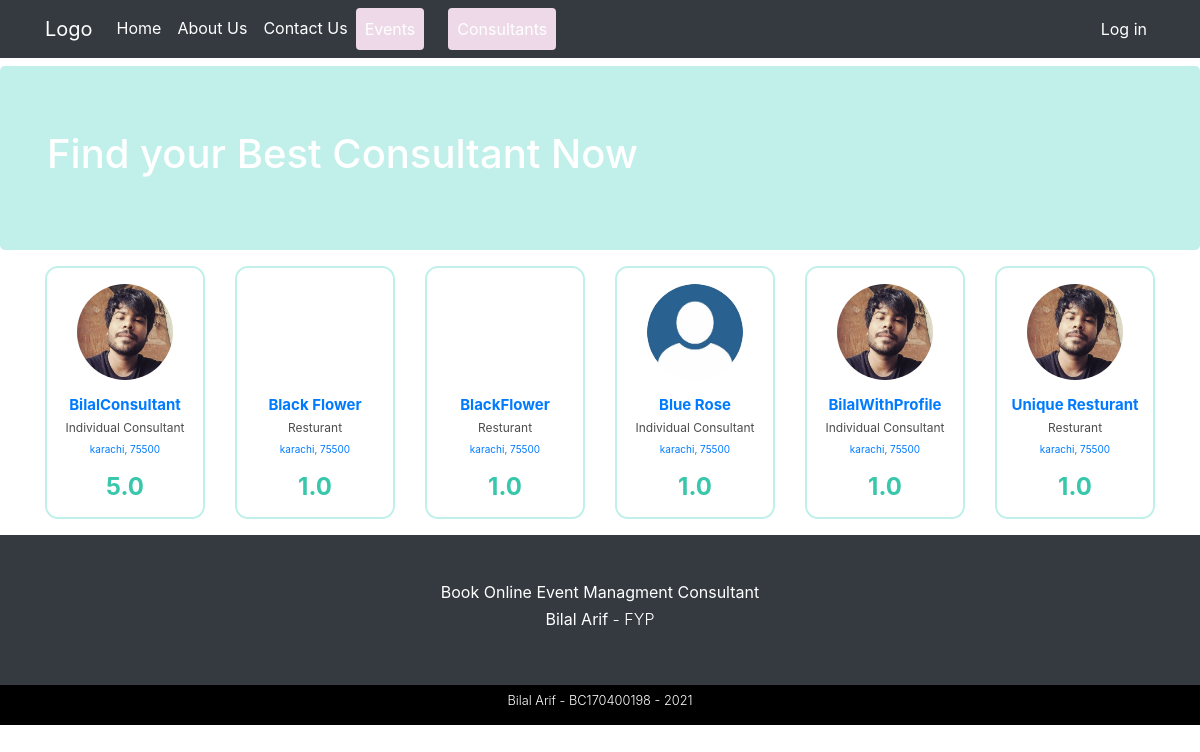
/consultant-list.php, run on an earlier commit of the app's database.
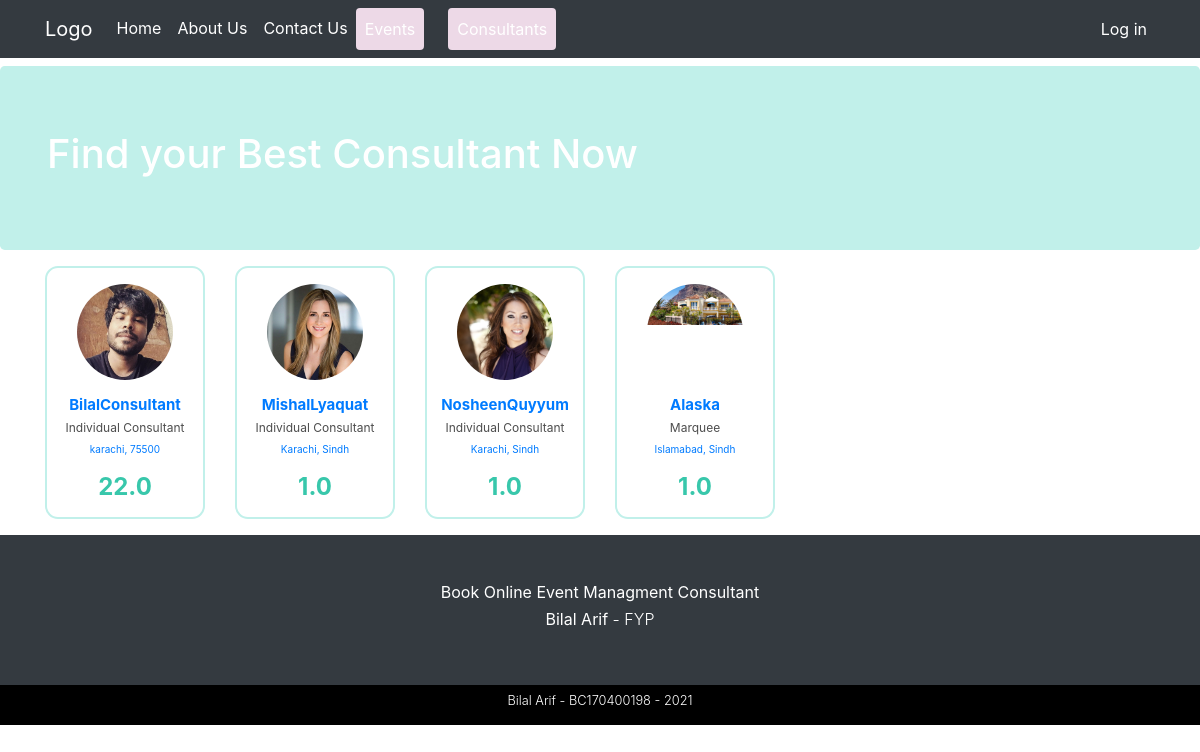
And on a later commit of the database.
### tables this page shows
CREATE TABLE IF NOT EXISTS `consultants` (
  `id` int(11) NOT NULL AUTO_INCREMENT,
  `username` varchar(100) NOT NULL,
  `email` varchar(100) NOT NULL,
  `consultant_type` varchar(255) NOT NULL,
  `rating` varchar(11) NOT NULL,
  `about` longtext NOT NULL,
  `profile_image` varchar(255) NOT NULL DEFAULT 'img/avatars/default.jpg',
  `firstname` varchar(100) NOT NULL,
  `lastname` varchar(100) NOT NULL,
  `password` varchar(255) NOT NULL,
  `role` varchar(50) NOT NULL,
  `availablity` varchar(50) NOT NULL DEFAULT 'available',
  `featured` tinyint(1) NOT NULL DEFAULT '0',
  `payment_methods` varchar(255) NOT NULL DEFAULT 'a:1:{i:0;s:4:"cash";}',
  `address` varchar(255) NOT NULL,
  `city` varchar(100) NOT NULL,
  `state` varchar(100) NOT NULL,
  `zip` varchar(100) NOT NULL,
  `profile_status` varchar(12) NOT NULL DEFAULT 'fine',
  `created_at` datetime NOT NULL DEFAULT CURRENT_TIMESTAMP,
  PRIMARY KEY (`id`)
);

### includes/classes/Database.php (called while the page is built, shortened)
<?php
class Database {
    private $pdo;
    public function __construct(){
        $this->pdo = new PDO("mysql:host=localhost;dbname=lamhey", "Bilal", "123123");
        $this->pdo->setAttribute(PDO::ATTR_ERRMODE, PDO::ERRMODE_EXCEPTION);
    }
    public function queryDB($sql, $mode, $values = array()){
        $stmt = $this->pdo->prepare($sql);
        foreach($values as $valueToBind){
            $stmt->bindValue($valueToBind[0], $valueToBind[1]);
        }
        $stmt->execute();
        if ($mode != Database::SELECTSINGLE && $mode != Database::SELECTALL && $mode != Database::EXECUTE){
            throw new Exception('Invalid Mode');
        }else if ($mode == Database::SELECTSINGLE){
            return $stmt->fetch(PDO::FETCH_ASSOC);
        }else if ($mode == Database::SELECTALL){
            return $stmt->fetchAll(PDO::FETCH_ASSOC);
        }
    }
}

### includes/classes/Consultant.php (called while the page is built, shortened)
<?php
    class Consultant extends User {
        public function getListOfConsultants() {
            $sql = "SELECT id, username, email, consultant_type, rating, profile_image, city, state FROM consultants where availablity = :availablity";
            $values = array( array(":availablity", "available") );
            $result = $this->db->queryDB($sql, Database::SELECTALL, $values);
            return $result;
        }
    }

### includes/classes/User.php (called while the page is built, shortened)
<?php
class User {
    public function __construct($pUsername){
        $this->db = new Database();
    }
}

### process/consultant-list-process.php (the view, shortened to what this page needs)
<?php
$consultant = new Consultant("consultant-list");
$consultantListData = $consultant->getListOfConsultants();
function makeConsultantList($_consultant) {
    $id = $_consultant['id'];
    $username = $_consultant['username'];
    $consultant_type = $_consultant['consultant_type'];
    $state = $_consultant['state'];
    $city = $_consultant['city'];
    $rating = $_consultant['rating'];
    $avatar = $_consultant['profile_image'];
    $card =
        <<<HTML
            <div class="col-2">
            <a href="consultant-profile?id=$id">
                <div class="consultant-card my-2">
                    <div class="consultant-card-header">
                        <img src="$avatar" alt="">
                    </div>
                    <div class="consultant-card-body">
                        <h5 class="consultant-card-title">$username</h5>
                        <p class="consultant-card-type">$consultant_type</p>
                        <p class="consultant-card-location">$city, $state</p>
                        <h4 class="consultant-card-rating">$rating.0</h4>
                    </div>
                </div>
            </a>
            </div>
        HTML;
    echo $card;
}
function consultantList($_consultantData) {
    array_map("makeConsultantList", $_consultantData);
}
?>

### consultant-list.php (shortened to what this page needs)
<?php
    include_once "./process/consultant-list-process.php";
?>
<!DOCTYPE html>
<html lang="en">
<?php include_once "./partials/Head.php";?>
<body>
    <?php include_once "./partials/Navigation.php";?>
    <section class="consultant-list-section">
        <div class="jumbotron bg-light-blue my-2">
            <div class="container">
                <div class="row">
                    <div class="col-12">
                        <h1 class="text-white">Find your Best Consultant Now</h1>
                    </div>
                </div>
            </div>
        </div>
        <div class="container my-2">
            <div class="row">
                <div class="col-12">
                    <div class="consultant-list">
                        <div class="row">
                            <?php consultantList($consultantListData) ?>
                        </div>
                    </div>
                </div>
            </div>
        </div>
    </section>
    <?php include_once "./partials/Footer.php"?>
</body>
</html>

### partials/Head.php (shortened to what this page needs)
<head>
    <link rel="stylesheet" href="css/bootstrap.css">
    <link rel="stylesheet" href="css/font-awesome-4.7/css/font-awesome.css" >
    <link rel="stylesheet" href="css/lightboxgallery.css" >
    <link rel="stylesheet" href="css/plugins/datatables/datatables.css">
    <link rel="stylesheet" href="css/style.css">
</head>

### partials/Navigation.php (shortened to what this page needs)
<?php
    $username = "";
    $dashboard_link = "" ;
    $user_avatar_link = "";
?>
<section class="navigation">
    <nav class="navbar navbar-expand-lg navbar-light bg-dark text-white">
        <div class="container">
            <div class="collapse navbar-collapse" id="navbarTogglerDemo01">
                <a class="navbar-brand text-white" href="index.php">Logo</a>
                <ul class="navbar-nav mr-auto mt-2 mt-lg-0">
                    <li class="nav-item active">
                        <a class="nav-link text-white" href="index.php">Home <span class="sr-only">(current)</span></a>
                    </li>
                    <li class="nav-item">
                        <a class="nav-link text-white" href="about-us.php">About Us</a>
                    </li>
                    <li class="nav-item">
                        <a class="nav-link text-white" href="login.php">Contact Us</a>
                    </li>
                    <li class="nav-item">
                        <a class="nav-link text-white mr-4 btn bg-light-purple" href="events.php">Events</a>
                    </li>
                    <li class="nav-item">
                        <a class="nav-link text-white btn bg-light-purple" href="consultant-list.php">Consultants</a>
                    </li>
                </ul>
                <ul class="navbar-nav">
                    <?php
                        if(isset($_SESSION['logged']) !== false) {
                                echo
                                '<li class="nav-item">
                                    <div class="user-nav-avatar">
                                        <img src="'.$user_avatar_link.'" alt="user profile pic">
                                    </div>
                                </li>
                                <li class="nav-item">
                                    <a class="nav-link text-white" href="'.$dashboard_link.'" >'.$username.' | </a>
                                </li>
                                <li class="nav-item">
                                    <a href="logout.php" class="nav-link text-white">Log Out</a>
                                </li>';
                            } else {
                                echo "
                                <li class='nav-item'>
                                    <a href='login.php' class='nav-link text-white'>Log in</a>
                                </li>";
                             }
                    ?>
                </ul>
            </div>
        </div>
    </nav>
</section>

### partials/Footer.php
<section class="main-footer-section">
    <footer class="main-footer text-center bg-dark">
        <h4>Book Online Event Managment Consultant</h4>
        <h5><strong>Bilal Arif</strong> - FYP</h5>
    </footer>
    <footer class="copyright-footer">
        <h6>Bilal Arif - BC170400198 - 2021</h6>
    </footer>
</section>

### css/style.css (style rules this page uses)
.bg-light-blue { background-color: #C1F0EA; }
.bg-light-purple { background-color: #EDD9E7; }
.consultant-card { border: 2px solid #C1F0EA; background: #fff; display: flex; justify-content: center; align-items: center; flex-direction: column; text-align: center; border-radius: 13px; }
.consultant-card-header { border-radius: 50%; overflow: hidden; width: 6em; height: 6em; margin-top: 1em; margin-bottom: 1em; }
.consultant-card-header img { width: 6em; }
.consultant-card-title { font-size: 15px; margin: 0; padding: 0; font-weight: bold; }
.consultant-card-type { margin: 0; padding: 5px 0; color: #4D4D4D; font-size: 12px; }
.consultant-card-location { font-size: 10px; }
.consultant-card-rating { font-weight: bold; color: #38C7AB; margin: 15px 0; padding: 0; }
.main-footer-section { background-color: #000; }
.main-footer { padding: 3em 0; }
.main-footer h4 { color: white; font-weight: 400; font-size: 1em; }
.main-footer h5 { font-size: 1em; font-weight: 300; color: white; }
.copyright-footer { color: #fff; text-align: center; padding: 0.5em; }
.copyright-footer h6 { font-size: 0.8em; font-weight: 300; }

What changed in the data, as far as the page shows it:
removed consultants: username "Black Flower", consultant_type "Resturant", city "karachi", state "75500", rating "1"
removed consultants: username "BlackFlower", consultant_type "Resturant", city "karachi", state "75500", rating "1"
removed consultants: profile_image (placeholder picture), username "Blue Rose", consultant_type "Individual Consultant", city "karachi", state "75500", rating "1"
removed consultants: profile_image (picture), username "BilalWithProfile", consultant_type "Individual Consultant", city "karachi", state "75500", rating "1"
removed consultants: profile_image (picture), username "Unique Resturant", consultant_type "Resturant", city "karachi", state "75500", rating "1"
changed consultants "BilalConsultant": rating "5" → "22"
added consultants: profile_image (picture), username "MishalLyaquat", consultant_type "Individual Consultant", city "Karachi", state "Sindh", rating "1"
added consultants: profile_image (picture), username "NosheenQuyyum", consultant_type "Individual Consultant", city "Karachi", state "Sindh", rating "1"
added consultants: profile_image (picture), username "Alaska", consultant_type "Marquee", city "Islamabad", state "Sindh", rating "1"
Also different on the page:
text no longer shown: ", , , , , , .0 .0 .0 .0 .0 .0"
text now shown: ", , , , .0 .0 .0 .0"
